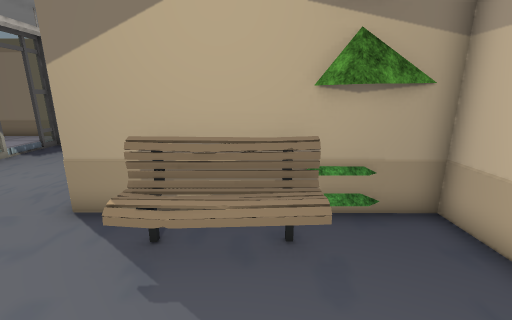
view 1 (above)

20 first-person views from a walk through a scene from a Unity 3-D project. The camera is 1.4 m above the floor, tilts 14° down and sees 90° across. The floor is counted in squares, 0.5 m on a side. Each view is taken from the middle of a square. On the plan, view 1 faces up. The plan holds only what a view shows up to about 19 squares ahead; the rest is blank. The place goes on beyond the plan. The player is left out. Some animated figures are not drawn. Door leaves are left out, so doorways stand open. Some surface patterns are stand-ins.

view 2
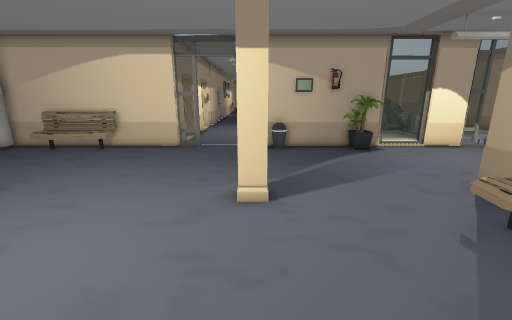

view 3
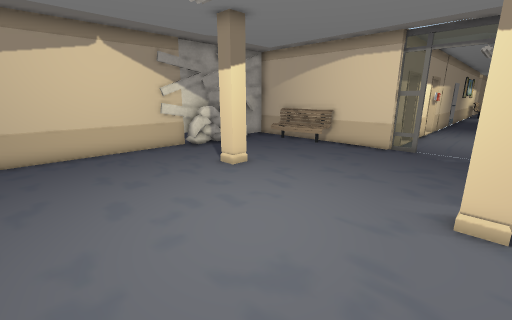

view 4
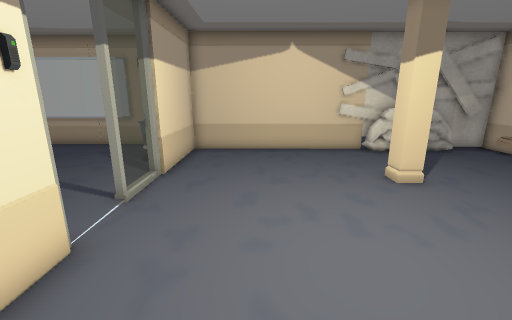

view 5
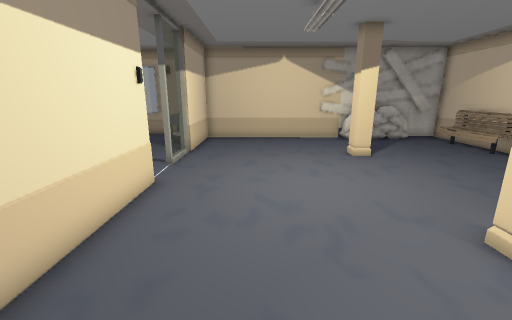

view 6
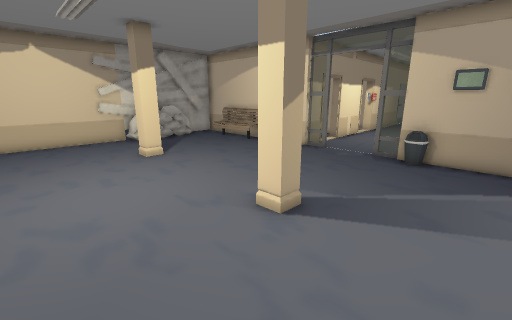

view 7
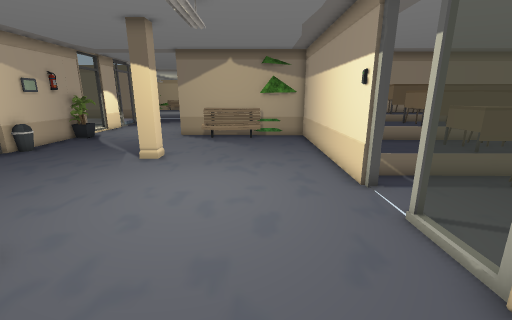

view 8
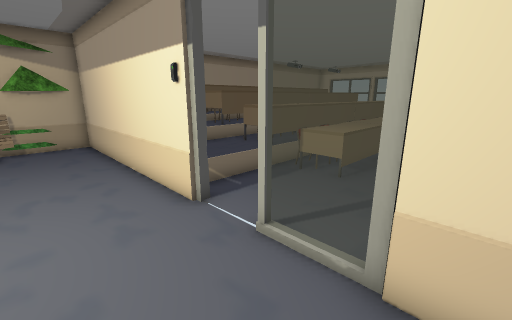

view 9
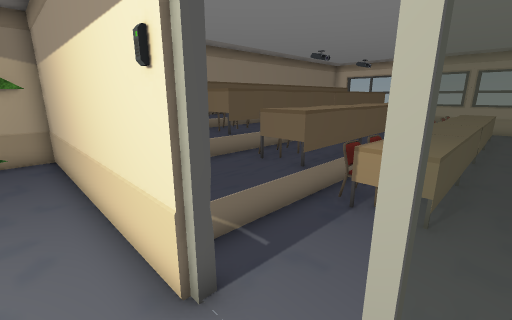

view 10
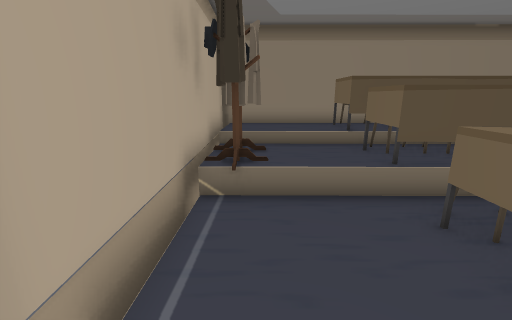

view 11
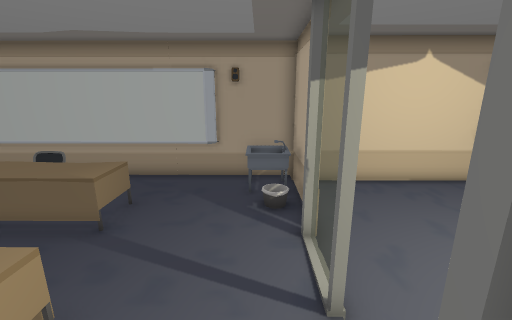

view 12
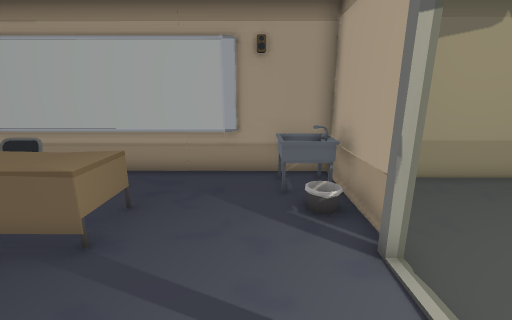

view 13
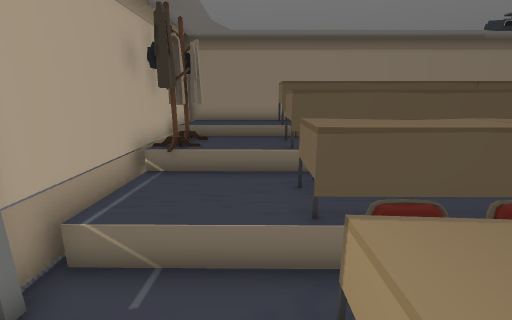

view 14
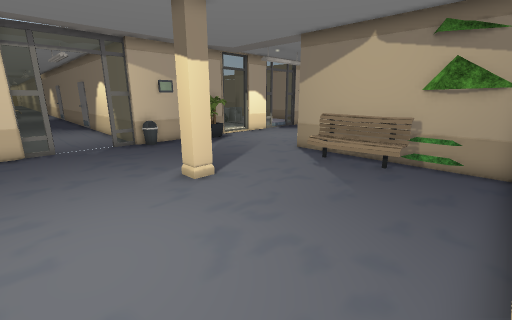

view 15
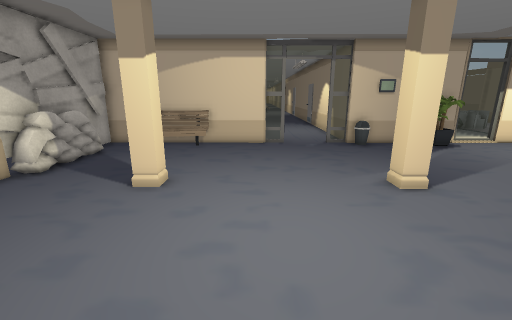

view 16
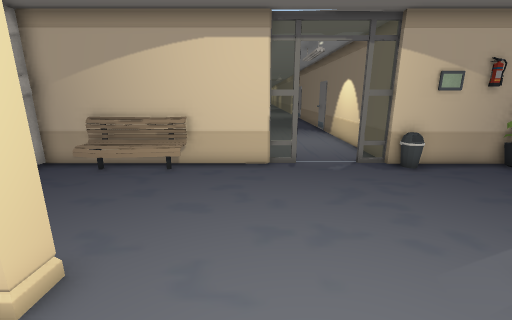

view 17
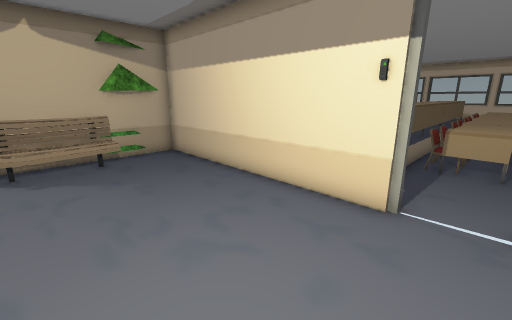

view 18
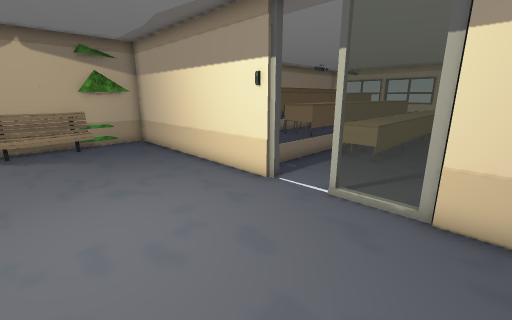

view 19
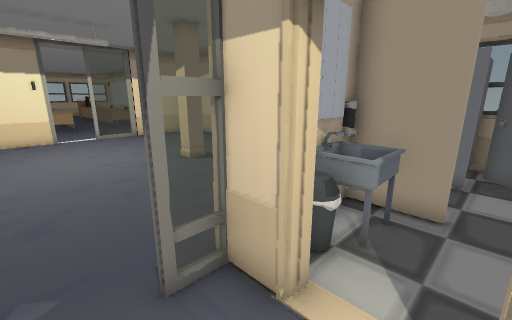

view 20
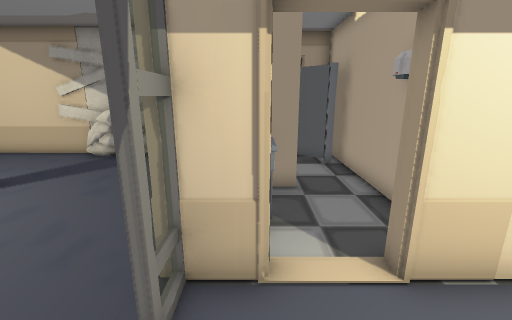

### Floor plan
Key: @ floor where view 1 was taken; # wall or solid block; . main floor; : floor 0.5 m higher than the main floor; + floor 0.75 m higher than the main floor; * floor 1.5 m higher than the main floor; / step, stairs or slope; D open door; = window, fence, low wall or low ledge; C carpet; P plant; E fire extinguisher; B bin; I pillar; A barricade; S sink; K desk; H chair; R rack; M mirror; O other object.
Columns run from 18 left of view 1 to 13 right of it. Each row starts with its distance up from view 1.
  7               C
  6       ##     ##### #OO##########
  5       ##.......OOOOOOO##++++O
  4       #P........OOOO..##+++K   K
  3       #E..............##+++KKKKK
  2       #O..............##R+++HOO+
  1      ###..............#RR++K***
  0 ######OB..........@...#RR++K   K
 -1 ......=.......I.......#R///KKKKK
 -2 ......................##:::KHOOK
 -3 ......................#/:::KKKKK
 -4 ......................#////KKKKK
 -5 ###DD#=...............O#...KHHHK
 -6  ##DD##=...............D...KKKKK
 -7  #...B#=...............D...KKKKK
 -8  #O..SM=...............=........
 -9  #...SOO......I........=.......
-10  #..### ......I.......##....KKKK
-11  #...   ..............#.....KKKK
-12  #... # ..............#//...KKKH
-13  #OOO #=..............#SS.....
-14  # OO #=.OOOOO........#SS......
-15     O #AA###AA##################
-16    ##     OOO

Where each view was taken, in squares from view 1:
view 1: 0 up, 0 right, facing up
view 2: 1 down, 3 right, facing left
view 3: 1 down, 3 right, facing down-left
view 4: 1 down, 1 right, facing down
view 5: 3 up, 1 right, facing down
view 6: 3 up, 1 right, facing down-left
view 7: 13 down, 1 right, facing up
view 8: 11 down, 1 right, facing up-right
view 9: 8 down, 3 right, facing up-right
view 10: 6 down, 6 right, facing up
view 11: 4 down, 6 right, facing down
view 12: 6 down, 7 right, facing down
view 13: 8 down, 8 right, facing up
view 14: 6 down, 4 right, facing up-left
view 15: 6 down, 4 right, facing left
view 16: 6 down, 1 left, facing left
view 17: 7 down, 2 left, facing up-right
view 18: 11 down, 2 left, facing up-right
view 19: 3 down, 15 left, facing down-right
view 20: 2 down, 13 left, facing down
